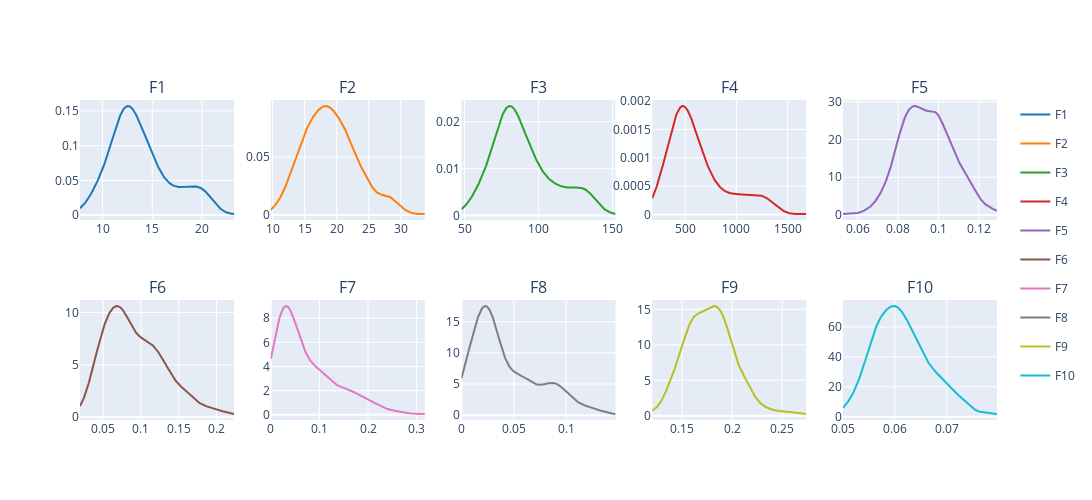

Notebook cell for this chart:
### Code cell
eda.dist_subplots(sample_df, columns=5, width=250, height=250)

### Figure 1 — Plotly figure (JSON) as saved in the notebook; plotly's stock layout.template omitted (floating-point values rounded to 4 significant figures; data arrays with more than 128 entries replaced by an {"elided": "..."} marker saying what was removed)
{"data": [{"legendgroup": "F1", "marker": {"color": "rgb(31, 119, 180)"}, "mode": "lines", "name": "F1", "showlegend": true, "type": "scatter", "x": {"elided": "500 float values"}, "xaxis": "x", "y": {"elided": "500 float values"}, "yaxis": "y"}, {"legendgroup": "F2", "marker": {"color": "rgb(255, 127, 14)"}, "mode": "lines", "name": "F2", "showlegend": true, "type": "scatter", "x": {"elided": "500 float values"}, "xaxis": "x2", "y": {"elided": "500 float values"}, "yaxis": "y2"}, {"legendgroup": "F3", "marker": {"color": "rgb(44, 160, 44)"}, "mode": "lines", "name": "F3", "showlegend": true, "type": "scatter", "x": {"elided": "500 float values"}, "xaxis": "x3", "y": {"elided": "500 float values"}, "yaxis": "y3"}, {"legendgroup": "F4", "marker": {"color": "rgb(214, 39, 40)"}, "mode": "lines", "name": "F4", "showlegend": true, "type": "scatter", "x": {"elided": "500 float values"}, "xaxis": "x4", "y": {"elided": "500 float values"}, "yaxis": "y4"}, {"legendgroup": "F5", "marker": {"color": "rgb(148, 103, 189)"}, "mode": "lines", "name": "F5", "showlegend": true, "type": "scatter", "x": {"elided": "500 float values"}, "xaxis": "x5", "y": {"elided": "500 float values"}, "yaxis": "y5"}, {"legendgroup": "F6", "marker": {"color": "rgb(140, 86, 75)"}, "mode": "lines", "name": "F6", "showlegend": true, "type": "scatter", "x": {"elided": "500 float values"}, "xaxis": "x6", "y": {"elided": "500 float values"}, "yaxis": "y6"}, {"legendgroup": "F7", "marker": {"color": "rgb(227, 119, 194)"}, "mode": "lines", "name": "F7", "showlegend": true, "type": "scatter", "x": {"elided": "500 float values"}, "xaxis": "x7", "y": {"elided": "500 float values"}, "yaxis": "y7"}, {"legendgroup": "F8", "marker": {"color": "rgb(127, 127, 127)"}, "mode": "lines", "name": "F8", "showlegend": true, "type": "scatter", "x": {"elided": "500 float values"}, "xaxis": "x8", "y": {"elided": "500 float values"}, "yaxis": "y8"}, {"legendgroup": "F9", "marker": {"color": "rgb(188, 189, 34)"}, "mode": "lines", "name": "F9", "showlegend": true, "type": "scatter", "x": {"elided": "500 float values"}, "xaxis": "x9", "y": {"elided": "500 float values"}, "yaxis": "y9"}, {"legendgroup": "F10", "marker": {"color": "rgb(23, 190, 207)"}, "mode": "lines", "name": "F10", "showlegend": true, "type": "scatter", "x": {"elided": "500 float values"}, "xaxis": "x10", "y": {"elided": "500 float values"}, "yaxis": "y10"}], "layout": {"annotations": [{"font": {"size": 16}, "showarrow": false, "text": "F1", "x": 0.084, "xanchor": "center", "xref": "paper", "y": 1, "yanchor": "bottom", "yref": "paper"}, {"font": {"size": 16}, "showarrow": false, "text": "F2", "x": 0.292, "xanchor": "center", "xref": "paper", "y": 1, "yanchor": "bottom", "yref": "paper"}, {"font": {"size": 16}, "showarrow": false, "text": "F3", "x": 0.5, "xanchor": "center", "xref": "paper", "y": 1, "yanchor": "bottom", "yref": "paper"}, {"font": {"size": 16}, "showarrow": false, "text": "F4", "x": 0.708, "xanchor": "center", "xref": "paper", "y": 1, "yanchor": "bottom", "yref": "paper"}, {"font": {"size": 16}, "showarrow": false, "text": "F5", "x": 0.916, "xanchor": "center", "xref": "paper", "y": 1, "yanchor": "bottom", "yref": "paper"}, {"font": {"size": 16}, "showarrow": false, "text": "F6", "x": 0.084, "xanchor": "center", "xref": "paper", "y": 0.375, "yanchor": "bottom", "yref": "paper"}, {"font": {"size": 16}, "showarrow": false, "text": "F7", "x": 0.292, "xanchor": "center", "xref": "paper", "y": 0.375, "yanchor": "bottom", "yref": "paper"}, {"font": {"size": 16}, "showarrow": false, "text": "F8", "x": 0.5, "xanchor": "center", "xref": "paper", "y": 0.375, "yanchor": "bottom", "yref": "paper"}, {"font": {"size": 16}, "showarrow": false, "text": "F9", "x": 0.708, "xanchor": "center", "xref": "paper", "y": 0.375, "yanchor": "bottom", "yref": "paper"}, {"font": {"size": 16}, "showarrow": false, "text": "F10", "x": 0.916, "xanchor": "center", "xref": "paper", "y": 0.375, "yanchor": "bottom", "yref": "paper"}], "height": 500, "showlegend": true, "width": 1250, "xaxis": {"anchor": "y", "domain": [0, 0.168]}, "xaxis10": {"anchor": "y10", "domain": [0.832, 1]}, "xaxis2": {"anchor": "y2", "domain": [0.208, 0.376]}, "xaxis3": {"anchor": "y3", "domain": [0.416, 0.584]}, "xaxis4": {"anchor": "y4", "domain": [0.624, 0.792]}, "xaxis5": {"anchor": "y5", "domain": [0.832, 1]}, "xaxis6": {"anchor": "y6", "domain": [0, 0.168]}, "xaxis7": {"anchor": "y7", "domain": [0.208, 0.376]}, "xaxis8": {"anchor": "y8", "domain": [0.416, 0.584]}, "xaxis9": {"anchor": "y9", "domain": [0.624, 0.792]}, "yaxis": {"anchor": "x", "domain": [0.625, 1]}, "yaxis10": {"anchor": "x10", "domain": [0, 0.375]}, "yaxis2": {"anchor": "x2", "domain": [0.625, 1]}, "yaxis3": {"anchor": "x3", "domain": [0.625, 1]}, "yaxis4": {"anchor": "x4", "domain": [0.625, 1]}, "yaxis5": {"anchor": "x5", "domain": [0.625, 1]}, "yaxis6": {"anchor": "x6", "domain": [0, 0.375]}, "yaxis7": {"anchor": "x7", "domain": [0, 0.375]}, "yaxis8": {"anchor": "x8", "domain": [0, 0.375]}, "yaxis9": {"anchor": "x9", "domain": [0, 0.375]}}}
